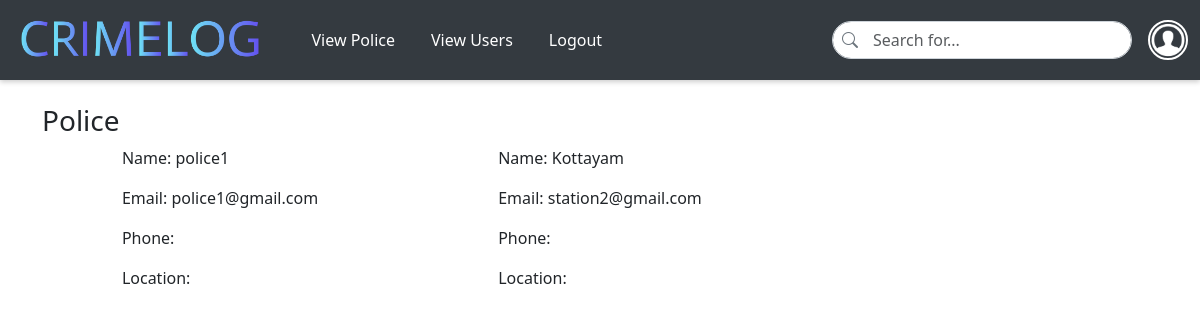
Before: /viewpolice with the older database file.
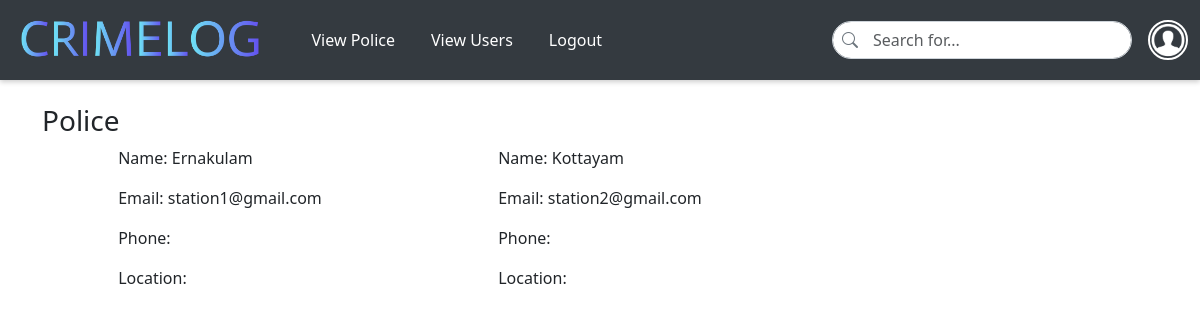
After: the same page with the newer database file.
### app/models.py (models this page shows, shortened)
class Police(models.Model):
    Email = models.EmailField(unique=True)
    name = models.TextField()
    password = models.TextField()

### app/views.py (the view)
# urls.py: path('viewpolice',views.viewpolice),
def viewpolice(req):
    data=Police.objects.all()
    return render(req,'admin/viewpolice.html',{'data':data})

### templates/admin/viewpolice.html (shortened to what this page needs)
<!DOCTYPE html>
<html lang="en">
<head>
    <link href="https://cdn.jsdelivr.net/npm/bootstrap@5.3.3/dist/css/bootstrap.min.css" rel="stylesheet">
    <link href="https://cdn.jsdelivr.net/npm/bootstrap-icons/font/bootstrap-icons.css" rel="stylesheet">
</head>
<body>
    <nav id="nav" class="navbar navbar-expand-lg navbar-dark sticky-top">
        <div class="container-fluid">
            <a class="navbar-brand" href="../adminhome">
                <img id="logo" src="../static/images/logo.png" alt="CrimeLog">
            </a>
            <div class="collapse navbar-collapse" id="mynavbar">
                <ul class="navbar-nav me-auto">
                    <li class="nav-item">
                        <a class="nav-link" href="../viewpolice">View Police</a>
                    </li>
                    <li class="nav-item">
                        <a class="nav-link" href="../viewusers">View Users</a>
                    </li>
                    <li class="nav-item">
                        <a class="nav-link" href="../logout">Logout</a>
                    </li>
                </ul>
                <div class="search-bar">
                    <span class="search-icon"><i class="bi bi-search"></i></span>
                    <form method="post" action="{% url 'usersearch' %}">
                        <input class="form-control" type="text" name="query" placeholder="Search for...">
                    </form>
                </div>
                <div class="dropdown ms-3">
                    <button class="btn btn-link dropdown p-0 border-0" type="button" id="profileDropdown" data-bs-toggle="dropdown" aria-expanded="false">
                        <img src="static/images/profile.png" alt="Profile" class="profile-img">
                    </button>
                </div>
            </div>
        </div>
    </nav>
    <div class="container mt-4">
        <h3>Police</h3>
        <div class="row">
          {% for i in data %}
          <div class="col-md-4 d-flex justify-content-center mb-4">
            <div class="product">
              <div class="description">
                <p class="price">Name: {{ i.name }}</p>
                <p>Email: {{ i.Email }}</p>
                <p class="phonenumber">Phone: {{ i.phonenumber }}</p>
                <p class="location">Location: {{ i.location }}</p>
              </div>
            </div>
          </div>
          {% endfor %}
        </div>
      </div>
</body>
</html>

### templates/admin/viewpolice.html (style rules this page uses)
#nav { box-shadow: 0 2px 5px rgba(0, 0, 0, 0.2); background-color: #343a40; height: 80px; }
.navbar-brand img { max-height: 60px; }
.navbar .nav-link { color: #fff; transition: color 0.3s ease; margin: 10px; }
.search-bar { position: relative; width: 300px; }
.search-bar input { padding-left: 40px; border: 1px solid #ced4da; border-radius: 25px; }
.search-bar .search-icon { position: absolute; top: 50%; left: 10px; transform: translateY(-50%); font-size: 1rem; color: #6c757d; }
.profile-img { width: 40px; height: 40px; border-radius: 50%; object-fit: cover; border: 2px solid #fff; background-color: #343a40; }

Changed rows visible on the page:
changed Police: name "police1" → "Ernakulam"; Email "police1@gmail.com" → "station1@gmail.com"
